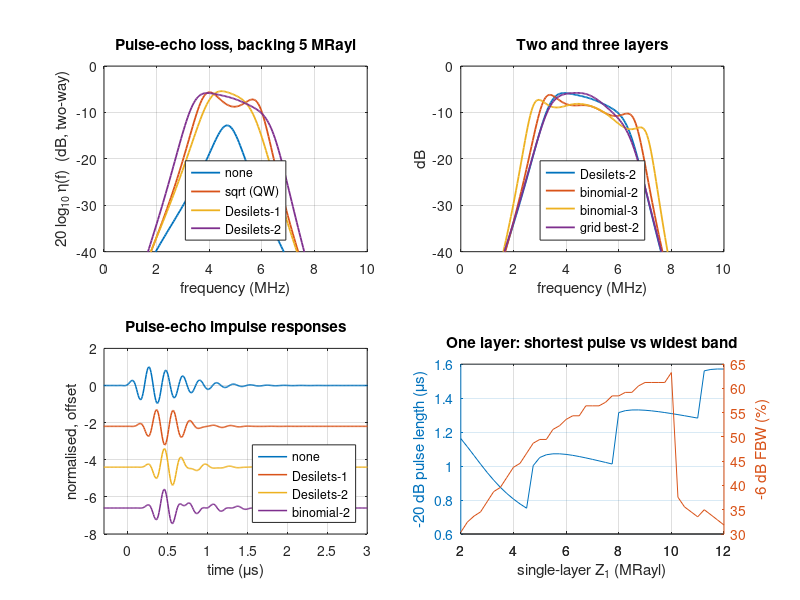

This figure's MATLAB source:
%% m17_matching_layers.m  --  KLM + ABCD model of a backed plate with 0-3 matching layers
% Purpose : compare matching-layer design rules (quarter-wave sqrt, Desilets
%           1978, binomial) with one self-contained KLM/ABCD model and print
%           centre frequency, -6 dB fractional bandwidth, -20 dB pulse length
%           and two-way insertion loss (perfect reflector at the face).
% Model   : PZT-5H-like plate (rho 7500 kg/m^3, v 4560 m/s, kt 0.50,
%           eps_S/eps0 1470), lambda/2 at 5 MHz, area 20 mm^2, 50 ohm
%           source and receiver, backing 5 MRayl, load 1.5 MRayl, layers
%           lambda/4 at 5 MHz in a c = 2500 m/s material, lossless.
% Change  : ZB (backing), Rs, the design list, layer loss alpha_dB.
% Expect  : none 27 % / 1.25 us / -12.8 dB; sqrt 56 % / 1.03 us / -5.6 dB;
%           Desilets-1 44 % / 0.78 us / -5.4 dB; Desilets-2 66 % / 0.81 us;
%           binomial-2 79 % / 1.00 us; shortest single-layer pulse at
%           4.25-4.5 MRayl (the Desilets value). Runtime ~ 8 s (Octave).
% Note    : fc, FBW and loss are read in the fundamental band (peak searched
%           below 9 MHz), so the 3rd-harmonic resonance near 15 MHz is never
%           mistaken for the main band (it matters for light backings).
clear; close all; rng(1);

%% Parameters
rho = 7500; v = 4560; kt = 0.50; epsS = 1470*8.854e-12;    % piezo
f0 = 5e6; t = v/(2*f0); A = 20e-6;                         % plate thickness (m), area (m^2)
Zp = rho*v/1e6;                                            % 34.2 MRayl
ZB = 5; ZL = 1.5; Rs = 50;                                 % MRayl, MRayl, ohm
cLay = 2500; alpha_dB = 0;                                 % layer speed (m/s), loss (dB/mm/MHz)
N = 2048; fs = 100e6; df = fs/N; f = (1:N/2-1)*df;         % frequency grid (Hz)

% one ABCD for a (lossy) line: Z (Rayl*m^2), length d (m), speed c, loss a (Np/m)
lineM = @(Z, d, c, fr, a) [cosh((a + 1i*2*pi*fr/c)*d), Z*sinh((a + 1i*2*pi*fr/c)*d); ...
                           sinh((a + 1i*2*pi*fr/c)*d)/Z, cosh((a + 1i*2*pi*fr/c)*d)];
zin = @(Mx, Zt) (Mx(1,1)*Zt + Mx(1,2)) / (Mx(2,1)*Zt + Mx(2,2));
% -20 dB envelope duration with linear interpolation of both crossings (us)
dur20 = @(e, i1, i2, th) ((i2 + (e(i2) - th)/(e(i2) - e(i2+1))) - (i1 - 1 + (th - e(i1-1))/(e(i1) - e(i1-1))))/fs*1e6;

%% Designs (impedances in MRayl)
R = @(e) Zp^e * ZL^(1-e);
names = {'none', 'sqrt (QW)', 'Desilets-1', 'Desilets-2', 'binomial-2', 'binomial-3', 'grid best-2'};
Zs = {[], R(1/2), R(1/3), [R(4/7) R(1/7)], [R(3/4) R(1/4)], [R(7/8) R(1/2) R(1/8)], [8.0 2.4]};

C0 = epsS*A/t; Z0 = rho*v*A; h2 = kt^2*rho*v^2/epsS;   % clamped capacitance, line impedance, h^2
Hpe = zeros(numel(Zs), N/2-1); eta = Hpe;
for q = 1:numel(Zs)
  for k = 1:numel(f)
    w = 2*pi*f(k); th = w*t/v;
    X1 = h2*sin(th)/(w^2*Z0); phi = (w*Z0/(2*sqrt(h2)))/sin(th/2);
    half = lineM(Z0, t/2, v, f(k), 0);
    Zb = zin(half, ZB*1e6*A);                          % back branch seen from the centre node
    Mf = half;
    for L = 1:numel(Zs{q})
      Mf = Mf*lineM(Zs{q}(L)*1e6*A, cLay/(4*f0), cLay, f(k), alpha_dB*f(k)/1e6*1000/8.686);
    end
    T = [1, 1i*(X1 - 1/(w*C0)); 0, 1] * [1/phi, 0; 0, phi] * [1, 0; 1/Zb, 1] * Mf;
    ZLa = ZL*1e6*A;
    u = 1/((T(1,1)*ZLa + T(1,2)) + Rs*(T(2,1)*ZLa + T(2,2)));   % load velocity per source volt
    F = ZLa*u;
    eta(q,k) = 4*Rs*abs(u)^2*ZLa;                     % one-way transducer power gain
    Hpe(q,k) = 2*Rs/ZLa*F^2;                           % pulse-echo Vout/Vs (reciprocity, det = 1)
  end
end

%% Metrics
tvec = (0:N-1)/fs*1e6; tau0 = 2e-6;                    % time axis (us), display delay (s)
% receive low-pass for the time-domain view: 1 below 9 MHz, cos^2 taper to 0 at 12 MHz
% (removes the 3rd-harmonic thickness resonance near 14 MHz; the fundamental band is untouched)
Glp = (f < 9e6) + (f >= 9e6 & f < 12e6).*cos(pi/2*(f - 9e6)/3e6).^2;
fprintf('%-12s %-20s %7s %7s %9s %8s\n', 'design', 'Z (MRayl)', 'fc MHz', 'FBW %', 'L-20 us', 'IL2 dB');
rf = zeros(numel(Zs), N);
for q = 1:numel(Zs)
  m = abs(Hpe(q,:)); [pk, ip] = max(m.*(f < 9e6));             % fundamental band only
  lo = ip; while lo > 1 && m(lo) > pk/2, lo = lo - 1; end
  hi = ip; while hi < numel(m) && m(hi) > pk/2, hi = hi + 1; end
  fl = interp1(m(lo:lo+1), f(lo:lo+1), pk/2); fh = interp1(m(hi-1:hi), f(hi-1:hi), pk/2);
  fc = (fl + fh)/2; fbw = (fh - fl)/fc;
  S = zeros(1, N); S(2:N/2) = 2*Hpe(q,:).*Glp.*exp(-1i*2*pi*f*tau0);   % analytic-signal spectrum
  a = ifft(S); env = abs(a); rf(q,:) = real(a);
  idx = find(env > 0.1*max(env)); L20 = dur20(env, idx(1), idx(end), 0.1*max(env));
  zstr = sprintf('%.2f ', Zs{q}); if isempty(Zs{q}), zstr = '-'; end
  fprintf('%-12s %-20s %7.2f %7.0f %9.2f %8.1f\n', names{q}, zstr, fc/1e6, 100*fbw, L20, 20*log10(2*pk));
end

%% Single layer: which Z gives the shortest pulse?
Zgrid = 2:0.25:12; L20g = zeros(size(Zgrid)); fbwg = L20g;
for g = 1:numel(Zgrid)
  H = zeros(1, numel(f));
  for k = 1:numel(f)
    w = 2*pi*f(k); th = w*t/v; X1 = h2*sin(th)/(w^2*Z0); phi = (w*Z0/(2*sqrt(h2)))/sin(th/2);
    half = lineM(Z0, t/2, v, f(k), 0); Zb = zin(half, ZB*1e6*A);
    Mf = half*lineM(Zgrid(g)*1e6*A, cLay/(4*f0), cLay, f(k), 0);
    T = [1, 1i*(X1 - 1/(w*C0)); 0, 1] * [1/phi, 0; 0, phi] * [1, 0; 1/Zb, 1] * Mf;
    ZLa = ZL*1e6*A; u = 1/((T(1,1)*ZLa + T(1,2)) + Rs*(T(2,1)*ZLa + T(2,2)));
    H(k) = 2*Rs/ZLa*(ZLa*u)^2;
  end
  S = zeros(1, N); S(2:N/2) = 2*H.*Glp.*exp(-1i*2*pi*f*tau0); env = abs(ifft(S));
  idx = find(env > 0.1*max(env)); L20g(g) = dur20(env, idx(1), idx(end), 0.1*max(env));
  m = abs(H); [pk, ip] = max(m.*(f < 9e6)); lo = ip; while lo > 1 && m(lo) > pk/2, lo = lo - 1; end
  hi = ip; while hi < numel(m) && m(hi) > pk/2, hi = hi + 1; end
  fbwg(g) = (f(hi) - f(lo))/((f(hi) + f(lo))/2);
end
[Lmin, ib] = min(L20g);
fprintf('\nSingle layer: shortest -20 dB pulse %.2f us at Z1 = %.2f MRayl (Desilets %.2f, sqrt %.2f)\n', Lmin, Zgrid(ib), R(1/3), R(1/2));
fprintf('  pulse length at Z1 = 4.25: %.2f us, at 7.25: %.2f us (the minimum is flat from 4 to 5 MRayl)\n', L20g(Zgrid == 4.25), L20g(Zgrid == 7.25));
[~, iw] = max(fbwg);
fprintf('Single layer: widest -6 dB band %.0f %% at Z1 = %.2f MRayl (ripple counts as band)\n', 100*fbwg(iw), Zgrid(iw));

%% Figures
figure('Position', [80 80 980 640]);
subplot(2,2,1); plot(f/1e6, 20*log10(eta([1 2 3 4],:))', 'LineWidth', 1.3); grid on; xlim([0 10]); ylim([-40 0]);
xlabel('frequency (MHz)'); ylabel('20 log_{10} \eta(f)  (dB, two-way)'); title('Pulse-echo loss, backing 5 MRayl');
legend(names([1 2 3 4]), 'Location', 'south');
subplot(2,2,2); plot(f/1e6, 20*log10(eta([4 5 6 7],:))', 'LineWidth', 1.3); grid on; xlim([0 10]); ylim([-40 0]);
xlabel('frequency (MHz)'); ylabel('dB'); title('Two and three layers'); legend(names([4 5 6 7]), 'Location', 'south');
subplot(2,2,3); sel = [1 3 4 5];
for k = 1:4, plot(tvec - tau0*1e6, rf(sel(k),:)/max(abs(rf(sel(k),:))) - 2.2*(k-1), 'LineWidth', 1.1); hold on; end
xlim([-0.3 3]); grid on; xlabel('time (\mus)'); ylabel('normalised, offset'); title('Pulse-echo impulse responses');
legend(names(sel), 'Location', 'southeast');
subplot(2,2,4); [ax, h1, h2] = plotyy(Zgrid, L20g, Zgrid, 100*fbwg); grid on;
xlabel('single-layer Z_1 (MRayl)'); ylabel(ax(1), '-20 dB pulse length (\mus)'); ylabel(ax(2), '-6 dB FBW (%)');
title('One layer: shortest pulse vs widest band');
